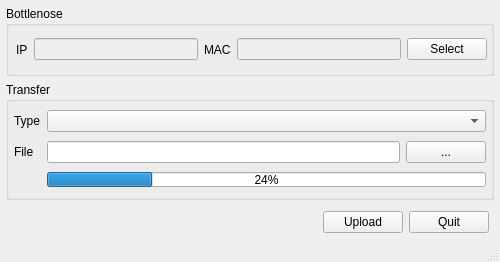
<?xml version="1.0" encoding="UTF-8"?>
<ui version="4.0">
 <class>MainWindow</class>
 <widget class="QMainWindow" name="MainWindow">
  <property name="windowModality">
   <enum>Qt::ApplicationModal</enum>
  </property>
  <property name="enabled">
   <bool>true</bool>
  </property>
  <property name="geometry">
   <rect>
    <x>0</x>
    <y>0</y>
    <width>500</width>
    <height>262</height>
   </rect>
  </property>
  <property name="sizePolicy">
   <sizepolicy hsizetype="Minimum" vsizetype="Preferred">
    <horstretch>0</horstretch>
    <verstretch>0</verstretch>
   </sizepolicy>
  </property>
  <property name="minimumSize">
   <size>
    <width>500</width>
    <height>262</height>
   </size>
  </property>
  <property name="maximumSize">
   <size>
    <width>500</width>
    <height>262</height>
   </size>
  </property>
  <property name="windowTitle">
   <string>Bottlenose FileManager</string>
  </property>
  <property name="windowIcon">
   <iconset resource="resources.qrc">
    <normaloff>:/labforge</normaloff>:/labforge</iconset>
  </property>
  <widget class="QWidget" name="centralwidget">
   <property name="sizePolicy">
    <sizepolicy hsizetype="Minimum" vsizetype="Preferred">
     <horstretch>0</horstretch>
     <verstretch>0</verstretch>
    </sizepolicy>
   </property>
   <property name="minimumSize">
    <size>
     <width>500</width>
     <height>200</height>
    </size>
   </property>
   <property name="maximumSize">
    <size>
     <width>500</width>
     <height>300</height>
    </size>
   </property>
   <layout class="QHBoxLayout" name="horizontalLayout">
    <property name="leftMargin">
     <number>4</number>
    </property>
    <property name="topMargin">
     <number>4</number>
    </property>
    <property name="rightMargin">
     <number>4</number>
    </property>
    <property name="bottomMargin">
     <number>0</number>
    </property>
    <item>
     <layout class="QVBoxLayout" name="verticalLayout">
      <property name="sizeConstraint">
       <enum>QLayout::SetMinimumSize</enum>
      </property>
      <property name="leftMargin">
       <number>2</number>
      </property>
      <property name="topMargin">
       <number>2</number>
      </property>
      <property name="rightMargin">
       <number>2</number>
      </property>
      <property name="bottomMargin">
       <number>2</number>
      </property>
      <item>
       <widget class="QGroupBox" name="bn_groupBox">
        <property name="sizePolicy">
         <sizepolicy hsizetype="Preferred" vsizetype="Minimum">
          <horstretch>0</horstretch>
          <verstretch>0</verstretch>
         </sizepolicy>
        </property>
        <property name="minimumSize">
         <size>
          <width>0</width>
          <height>70</height>
         </size>
        </property>
        <property name="maximumSize">
         <size>
          <width>16777215</width>
          <height>70</height>
         </size>
        </property>
        <property name="title">
         <string>Bottlenose</string>
        </property>
        <widget class="QWidget" name="layoutWidget">
         <property name="geometry">
          <rect>
           <x>10</x>
           <y>30</y>
           <width>471</width>
           <height>27</height>
          </rect>
         </property>
         <layout class="QHBoxLayout" name="bn_horizontalLayout">
          <item>
           <widget class="QLabel" name="lblIP">
            <property name="text">
             <string>IP</string>
            </property>
           </widget>
          </item>
          <item>
           <widget class="QLineEdit" name="txtIP">
            <property name="enabled">
             <bool>false</bool>
            </property>
           </widget>
          </item>
          <item>
           <widget class="QLabel" name="lblMAC">
            <property name="text">
             <string>MAC</string>
            </property>
           </widget>
          </item>
          <item>
           <widget class="QLineEdit" name="txtMAC">
            <property name="enabled">
             <bool>false</bool>
            </property>
           </widget>
          </item>
          <item>
           <widget class="QPushButton" name="btnConnect">
            <property name="text">
             <string>Select</string>
            </property>
           </widget>
          </item>
         </layout>
        </widget>
       </widget>
      </item>
      <item>
       <widget class="QGroupBox" name="file_groupBox">
        <property name="title">
         <string>Transfer</string>
        </property>
        <layout class="QGridLayout" name="file_gridLayout">
         <property name="leftMargin">
          <number>5</number>
         </property>
         <property name="topMargin">
          <number>5</number>
         </property>
         <property name="rightMargin">
          <number>5</number>
         </property>
         <property name="bottomMargin">
          <number>5</number>
         </property>
         <item row="1" column="0">
          <widget class="QLabel" name="lblFile">
           <property name="text">
            <string>File</string>
           </property>
          </widget>
         </item>
         <item row="0" column="0">
          <widget class="QLabel" name="lblFileType">
           <property name="text">
            <string>Type</string>
           </property>
          </widget>
         </item>
         <item row="1" column="3">
          <layout class="QHBoxLayout" name="filesel_horizontalLayout">
           <item>
            <widget class="QLineEdit" name="txtFile"/>
           </item>
           <item>
            <widget class="QPushButton" name="btnFile">
             <property name="text">
              <string>...</string>
             </property>
            </widget>
           </item>
          </layout>
         </item>
         <item row="0" column="3">
          <widget class="QComboBox" name="cbxFileType"/>
         </item>
         <item row="2" column="3">
          <widget class="QProgressBar" name="prgUpload">
           <property name="maximumSize">
            <size>
             <width>16777215</width>
             <height>15</height>
            </size>
           </property>
           <property name="value">
            <number>24</number>
           </property>
          </widget>
         </item>
        </layout>
       </widget>
      </item>
      <item>
       <layout class="QHBoxLayout" name="upload_horizontalLayout">
        <property name="spacing">
         <number>6</number>
        </property>
        <property name="sizeConstraint">
         <enum>QLayout::SetDefaultConstraint</enum>
        </property>
        <property name="leftMargin">
         <number>5</number>
        </property>
        <property name="topMargin">
         <number>5</number>
        </property>
        <property name="rightMargin">
         <number>5</number>
        </property>
        <property name="bottomMargin">
         <number>5</number>
        </property>
        <item>
         <spacer name="horizontalSpacer">
          <property name="orientation">
           <enum>Qt::Horizontal</enum>
          </property>
          <property name="sizeHint" stdset="0">
           <size>
            <width>40</width>
            <height>5</height>
           </size>
          </property>
         </spacer>
        </item>
        <item>
         <widget class="QPushButton" name="btnUpload">
          <property name="text">
           <string>Upload</string>
          </property>
         </widget>
        </item>
        <item>
         <widget class="QPushButton" name="btnQuit">
          <property name="text">
           <string>Quit</string>
          </property>
         </widget>
        </item>
       </layout>
      </item>
     </layout>
    </item>
   </layout>
  </widget>
  <widget class="QStatusBar" name="statusbar"/>
 </widget>
 <resources>
  <include location="resources.qrc"/>
 </resources>
 <connections/>
</ui>
